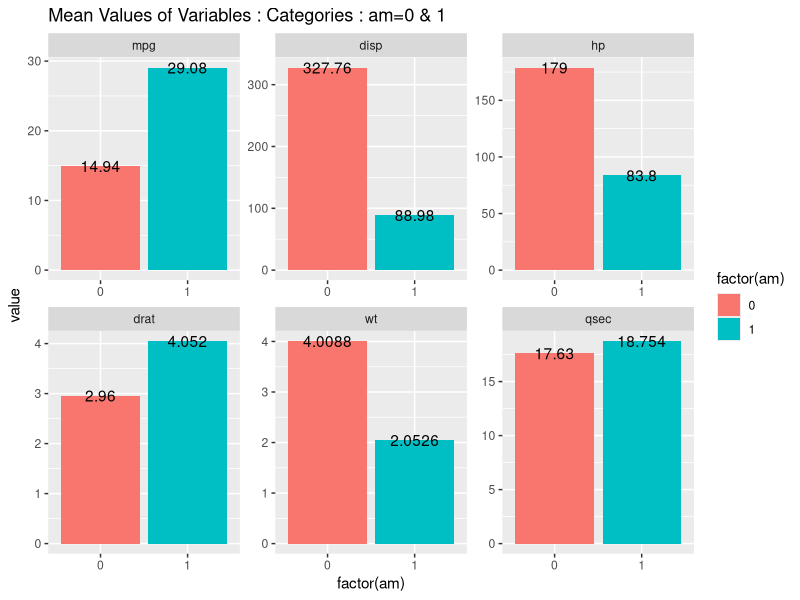

Write R code to recreate this figure. (Note: this script raises an error after producing the figure.)
#mtcars...
#pickup 5 sample values from each category of Manual & Auto cars and then find mean of each variable
library(dplyr)
library(ggplot2)
library(reshape2)

df1 = mtcars
table(df1$am)
names(df1)
catcols = c('cyl','vs','am','gear','carb')

df1[,catcols] = lapply(df1[,catcols], factor)
str(df1)

#5 rows of each data
df1a <- df1 %>% group_by(am) %>% sample_n(5)
df1b <- df1a %>% group_by(am) %>% summarise_if(is.numeric, mean, na.rm=T)
head(df1b)

df1a %>% group_by(am)  %>% summary

df1b %>% reshape2::melt(id.vars='am') %>% ggplot(., aes(x=factor(am), y=value, fill=factor(am))) + geom_bar(stat='identity') + geom_text(aes(label=value)) + facet_wrap(. ~ variable, scale='free') + labs(title='Mean Values of Variables : Categories : am=0 & 1')


#https://www.guru99.com/r-bar-chart-histogram.html
#https://rkabacoff.github.io/datavis/Bivariate.html
xtabs(formula = am ~ cyl + gear + carb + vs, data=df1, length)



#3 rows of each gear type
df2a <- df1 %>% group_by(gear) %>% sample_n(3)
head(df2a)
df2b <- df2a %>% group_by(gear) %>% summarise_if(is.numeric, mean, na.rm=T)
df2b %>% reshape2::melt(id.vars='gear') %>% ggplot(., aes(x=factor(gear), y=round(value,1), fill=factor(gear))) + geom_bar(stat='identity') + geom_text(aes(label=round(value,1))) + facet_wrap(. ~ variable, scale='free') + labs(title='Mean Values of Variables : Categories : Gears - 3,4,5')
#this is for am and gear.. similarly do it for other variables.... understand each step esp reshape...and then ggplot aes, text labels.


glimpse(df1)
plot(df1)



library(purrr)
library(tidyr)
library(ggplot2)

mtcars %>%  keep(is.numeric) %>%    gather() %>%   ggplot(aes(value)) +
  facet_wrap(~ key, scales = "free") +  geom_histogram()


#https://www.r-bloggers.com/plot-some-variables-against-many-others-with-tidyr-and-ggplot2/

library(tidyr)
mtcars %>% gather() %>% head()
#This gives us a key column with the variable names and a value column with their corresponding values. This works well if we only want to plot each variable by itself (e.g., to get univariate information).

#visualising multivariate information, with a particular focus on one or two variables. We’ll start with the bivariate case. Within gather(), we’ll first drop our variable of interest (say mpg) as follows:
  
mtcars %>% gather(-mpg, key = "var", value = "value") %>% head()
#mpg column with the values of mpg repeated for each variable in the var column. The value column contains the values corresponding to the variable in the var column. 

mtcars %>%  gather(-mpg, key = "var", value = "value") %>% ggplot(aes(x = value, y = mpg)) +  geom_point() +   facet_wrap(~ var, scales = "free") + theme_bw()
# scatter plot of every variable against mpg. 
#Extracting more than one variable
mtcars %>%   gather(-mpg, -hp, key = "var", value = "value") %>%   head()
mtcars %>%   gather(-mpg, -hp, key = "var", value = "value") %>%   ggplot(aes(x = value, y = mpg, color = hp)) +   geom_point() +   facet_wrap(~ var, scales = "free") +   theme_bw()
# change the point shape by cyl:
mtcars %>%   gather(-mpg, -hp, -cyl, key = "var", value = "value") %>%    head()
mtcars %>%   gather(-mpg, -hp, -cyl, key = "var", value = "value") %>%   ggplot(aes(x = value, y = mpg, color = hp, shape = factor(cyl))) + geom_point() +   facet_wrap(~ var, scales = "free") +   theme_bw()

mtcars %>%   gather(-mpg, key = "var", value = "value") %>%   ggplot(aes(x = value, y = mpg)) +   geom_point() +   stat_smooth() +   facet_wrap(~ var, scales = "free") +   theme_bw()
